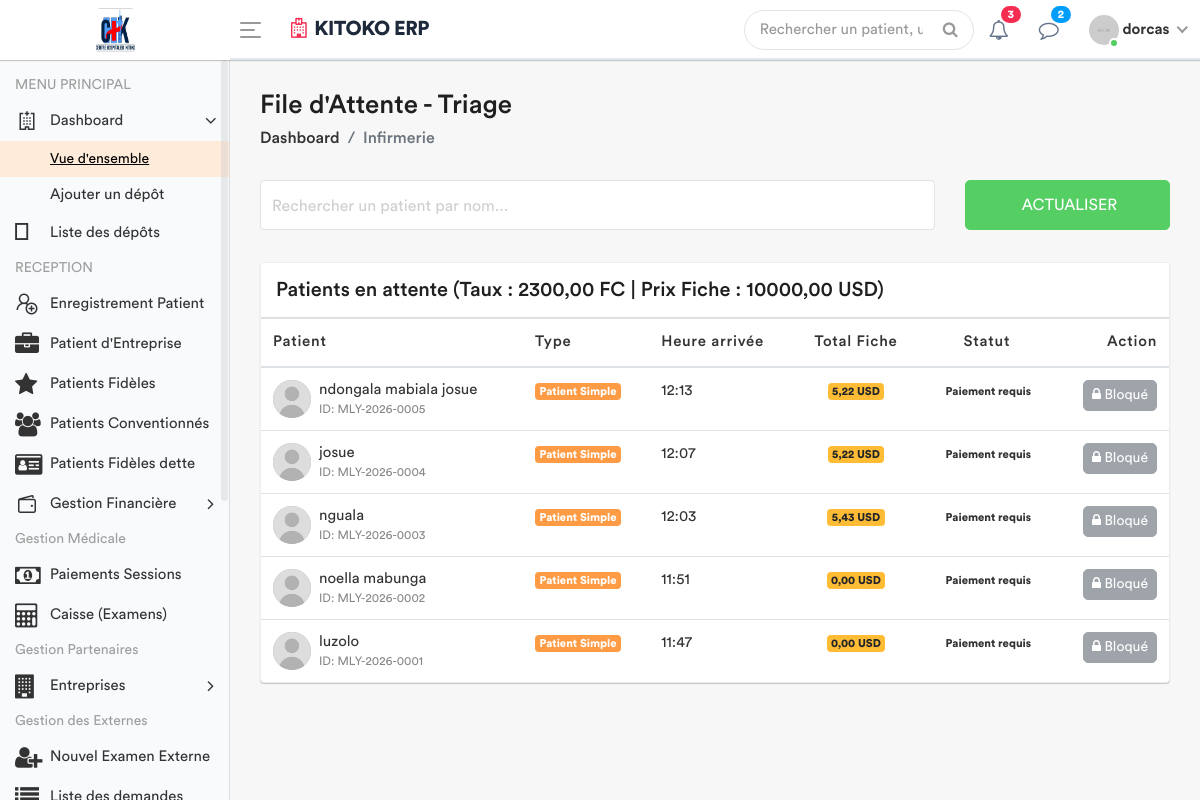
The app's page /infirmerie/attente/ (signed in) with its own data.
### apps/models.py (models this page shows, shortened)
class ConfigurationHopital(models.Model):
    taux_usd_en_cdf = models.DecimalField(
        max_digits=10,
        decimal_places=2,
        default=Decimal('2500.00'),  # prix par défaut en CDF
        help_text="Nombre de Francs Congolais (CDF) pour 1 USD"
    )
    derniere_mise_a_jour = models.DateTimeField(auto_now=True)
    class Meta:
        verbose_name = "Configuration du Taux"
        verbose_name_plural = "Configuration du Taux"
    @classmethod
    def get_taux(cls):
        config = cls.objects.first()
        if config:
            return config.taux_usd_en_cdf
        return Decimal('2500.00')

class Prestation(models.Model):
    CATEGORIES = [
        ('ADM', 'Administratif'),
        ('CONS', 'Consultation'),
        ('LABO', 'Laboratoire'),
        ('SOIN', 'Soins'),
        ('ECHO', 'Échographie'),
        ('RADIO', 'Radiologie'),
        ('SCAN', 'Scanner'),
        ('IRM', 'IRM'),
        ('CARDIO', 'Cardiographie'),
        ('GYNECO', 'Gynécographie'),
        ('ONCO', 'Oncologie'),
        ('ORTHO', 'Orthopédie'),
        ('DERMA', 'Dermatologie'),
        ('OPHTA', 'Ophtalmologie'),
        ('PSY', 'Psychiatrie'),
        ('KINE', 'Rééducation / Kinésithérapie'),
        ('MED', 'Acte Médical'),
        ('CHIR', 'Acte Chirurgical'),
        ('CONS_MAT', 'Consultation Maternité'),
        ('MAT', 'Forfait Maternité / Accouchement'),
    ]
    libelle = models.CharField(max_length=200, verbose_name="Libellé")
    categorie = models.CharField(max_length=10, choices=CATEGORIES, verbose_name="Catégorie")
    prix = models.DecimalField(
        max_digits=12,
        decimal_places=2,
        default=Decimal('0.00'),
        verbose_name="Prix (CDF)"
    )
    valeur_normale = models.CharField(
        max_length=150,
        blank=True,
        null=True,
        verbose_name="Valeur Normale / Référence (Labo uniquement)",
        help_text="Ex: 70-110 mg/dl, Négatif, etc."
    )
    class Meta:
        verbose_name = "Prestation"
        verbose_name_plural = "Prestations"

class Patient(models.Model):
    TYPE_CHOICES = [
        ('SIMPLE', 'Patient Simple'),
        ('FIDELE', 'Patient Fidèle'),
        ('CONVENTIONNE', 'Patient Conventionné'),
    ]
    code_patient = models.CharField(max_length=20, unique=True, editable=False)
    noms = models.CharField(max_length=100)
    service = models.ForeignKey('Service', on_delete=models.PROTECT, related_name='patients', null=True)
    sexe = models.CharField(max_length=1, choices=[('M', 'Masculin'), ('F', 'Féminin')])
    age = models.CharField(max_length=30)
    adresse = models.TextField()
    telephone = models.CharField(max_length=20)
    type_patient = models.CharField(max_length=15, choices=TYPE_CHOICES, default='SIMPLE')
    a_carte_fidelite = models.BooleanField(default=False, verbose_name="Possède carte de fidélité")
    entreprise = models.ForeignKey(
        'Entreprise',
        on_delete=models.SET_NULL,
        null=True,
        blank=True,
        related_name='patients',
        verbose_name="Entreprise (si conventionné)"
    )
    fiche_payee = models.BooleanField(default=False)
    created_by = models.ForeignKey(User, on_delete=models.SET_NULL, null=True, related_name='patients_crees')
    date_creation = models.DateTimeField(auto_now_add=True)
    date_modification = models.DateTimeField(auto_now=True)

### apps/views.py (the view)
# urls.py: path('infirmerie/attente/', views.liste_attente_triage, name='liste_attente_triage'),
@login_required
def liste_attente_triage(request):
    taux = ConfigurationHopital.get_taux()
    prestation_fiche = Prestation.objects.filter(categorie='ADM', libelle__icontains='Fiche').first()
    prix_fiche_usd = prestation_fiche.prix if prestation_fiche else Decimal('6.00')
    patients_liste = Patient.objects.all().order_by('-date_creation')
    for patient in patients_liste:
        if patient.type_patient != 'SIMPLE':
            patient.a_solde_fiche = True
            patient.total_fiche_usd = 0
            patient.doit_payer_fiche = False
        else:
            patient.doit_payer_fiche = True
            paiements = Paiement.objects.filter(patient=patient, service='FICHE')
            total_paye_usd = sum([
                p.montant_verse if p.devise == 'USD' else (p.montant_verse / taux)
                for p in paiements
            ])
            patient.total_fiche_usd = total_paye_usd
            patient.a_solde_fiche = total_paye_usd >= prix_fiche_usd
        patient.a_signes_vitaux_deja_pris = SigneVital.objects.filter(patient=patient).exists()
    role = Fonction.objects.filter(userKey=request.user).first()
    fonctionKey = role.fonctionKey.roleName if (role and role.fonctionKey) else None
    return render(request, 'back-end/infirmerie/liste_attente.html', {
        'patients': patients_liste,
        'taux': taux,
        'prix_fiche': prix_fiche_usd,
        'fonctionKey': fonctionKey
    })

### apps/templates/back-end/infirmerie/liste_attente.html (shortened to what this page needs)
<!DOCTYPE html>
{% load static %}
<html lang="fr">
    <head>
        {% include 'back-end/includes/css.html' %}
    </head>
    <body>
        <div class="main-wrapper">
            {% include 'back-end/includes/header.html' %}
            {% include 'back-end/includes/sidebar.html' %}
            <div class="page-wrapper">
                <div class="content container-fluid">
                    <div class="page-header">
                        <div class="row align-items-center">
                            <div class="col">
                                <h3 class="page-title">File d'Attente - Triage</h3>
                                <ul class="breadcrumb">
                                    <li class="breadcrumb-item"><a href="{% url 'dashboard' %}">Dashboard</a></li>
                                    <li class="breadcrumb-item active">Infirmerie</li>
                                </ul>
                            </div>
                        </div>
                    </div>
                    <div class="row filter-row">
                        <div class="col-sm-9 col-md-9">
                            <div class="form-group form-focus">
                                <input type="text" id="searchPatient" class="form-control floating" onkeyup="filterTable()">
                                <label class="focus-label">Rechercher un patient par nom...</label>
                            </div>
                        </div>
                        <div class="col-sm-3 col-md-3">
                            <button class="btn btn-success btn-block" onclick="window.location.reload();">  Actualiser </button>
                        </div>
                    </div>
                    <div class="card card-table mt-3">
                        <div class="card-header">
                            <h4 class="card-title mb-0">Patients en attente (Taux : {{ taux }} FC | Prix Fiche : {{ prix_fiche }} USD)</h4>
                        </div>
                        <div class="card-body">
                            <div class="table-responsive">
                                <table class="table table-hover table-center mb-0" id="patientTable">
                                    <thead>
                                        <tr>
                                            <th>Patient</th>
                                            <th>Type</th>
                                            <th>Heure arrivée</th>
                                            <th class="text-center">Total Fiche</th>
                                            <th class="text-center">Statut</th>
                                            <th class="text-right">Action</th>
                                        </tr>
                                    </thead>
                                    <tbody>
                                        {% for patient in patients %}
                                        <tr>
                                            <td>
                                                <h2 class="table-avatar">
                                                    <a href="#" class="avatar avatar-sm mr-2">
                                                        <img class="avatar-img rounded-circle" src="{% static 'back-end/assets/img/user.jpg' %}" alt="User">
                                                    </a>
                                                    <a href="#">{{ patient.noms }} <span>ID: {{ patient.code_patient }}</span></a>
                                                </h2>
                                            </td>
                                            <td><span class="badge badge-primary">{{ patient.get_type_patient_display }}</span></td>
                                            <td>{{ patient.date_creation|date:"H:i" }}</td>
                                            <td class="text-center">
                                                <span class="badge {% if patient.a_solde_fiche %}badge-info{% else %}badge-warning{% endif %}">
                                                    {{ patient.total_fiche_usd|floatformat:2 }} USD
                                                </span>
                                            </td>
                                            <td class="text-center">
                                                {% if patient.a_solde_fiche %}
                                                    <span class="badge badge-success-border"><i class="fa fa-check-circle"></i> Prêt</span>
                                                {% else %}
                                                    <span class="badge badge-danger-border"> Paiement requis</span>
                                                {% endif %}
                                            </td>
                                            <td class="text-right">
                                                {% if not patient.a_solde_fiche and patient.doit_payer_fiche %}
                                                    <button class="btn btn-secondary btn-sm" disabled title="Le patient doit solder {{ prix_fiche }} USD">
                                                        <i class="fa fa-lock"></i> Bloqué
                                                    </button>
                                                {% elif patient.a_signes_vitaux_deja_pris %}
                                                    <button class="btn btn-warning btn-sm" disabled>
                                                        <i class="fa fa-check-square"></i> Déjà prélevé
                                                    </button>
                                                {% else %}
                                                    <a href="{% url 'saisir_signes' patient.id %}" class="btn btn-primary btn-sm">
                                                        <i class="fa fa-stethoscope"></i> Signes Vitaux
                                                    </a>
                                                {% endif %}
                                            </td>
                                        </tr>
                                        {% empty %}
                                        <tr>
                                            <td colspan="6" class="text-center py-4">Aucun patient en attente.</td>
                                        </tr>
                                        {% endfor %}
                                    </tbody>
                                </table>
                            </div>
                        </div>
                    </div>
                </div>
            </div>
        </div>
    </body>
</html>

### apps/templates/back-end/includes/header.html (shortened to what this page needs)
{% load static %}
<div class="header" style="background: #ffffff; border-bottom: 2px solid #e2e8f0;">
    <div class="header-left" style="background: #ffffff;">
        <a href="{% url 'home' %}" class="logo">
            <img src="{% static 'front-end/assets/images/banner/logo2.jpg' %}" width="45" height="45" alt="Moyanoli" style="border-radius: 8px;">
        </a>
    </div>
    <a id="toggle_btn" href="javascript:void(0);" style="color: #007bff;">
        <span class="bar-icon">
            <span></span>
            <span></span>
            <span></span>
        </span>
    </a>
    <div class="page-title-box">
        <h3 style="color: #1e293b; font-weight: 700; letter-spacing: -0.5px;">
            <i class="fa fa-hospital-o text-danger mr-2"></i>KITOKO ERP
        </h3>
    </div>
    <ul class="nav user-menu">
        <li class="nav-item">
            <div class="top-nav-search">
                <form action="#">
                    <input class="form-control" type="text" placeholder="Rechercher un patient, un dossier...">
                    <button class="btn" type="submit"><i class="fa fa-search"></i></button>
                </form>
            </div>
        </li>
        <li class="nav-item dropdown">
            <a href="#" class="dropdown-toggle nav-link" data-toggle="dropdown">
                <i class="fa fa-bell-o" style="color: #64748b;"></i> <span class="badge badge-pill bg-danger">3</span>
            </a>
        </li>
        <li class="nav-item dropdown">
            <a href="#" class="dropdown-toggle nav-link" data-toggle="dropdown">
                <i class="fa fa-comment-o" style="color: #64748b;"></i> <span class="badge badge-pill bg-info">2</span>
            </a>
        </li>
        <li class="nav-item dropdown has-arrow main-drop">
            <a href="#" class="dropdown-toggle nav-link" data-toggle="dropdown">
                <span class="user-img">
                    <img src="{% static 'back-end/assets/img/profiles/avatar-21.jpg' %}" alt="">
                    <span class="status online"></span>
                </span>
                <span style="font-weight: 600;">{{ user.username }}</span>
            </a>
        </li>
    </ul>
</div>

### records on screen
ConfigurationHopital: taux_usd_en_cdf "2300,00"
Prestation: prix "10000,00"
Patient: noms "ndongala mabiala josue", code_patient "MLY-2026-0005", type_patient "Patient Simple", date_creation "12:13", total_fiche_usd "5,22", shows "Paiement requis"
Patient: noms "josue", code_patient "MLY-2026-0004", type_patient "Patient Simple", date_creation "12:07", total_fiche_usd "5,22", shows "Paiement requis"
Patient: noms "nguala", code_patient "MLY-2026-0003", type_patient "Patient Simple", date_creation "12:03", total_fiche_usd "5,43", shows "Paiement requis"
Patient: noms "noella mabunga", code_patient "MLY-2026-0002", type_patient "Patient Simple", date_creation "11:51", total_fiche_usd "0,00", shows "Paiement requis"
Patient: noms "luzolo", code_patient "MLY-2026-0001", type_patient "Patient Simple", date_creation "11:47", total_fiche_usd "0,00", shows "Paiement requis"

### other values on screen
{{ user.username }} "dorcas"
